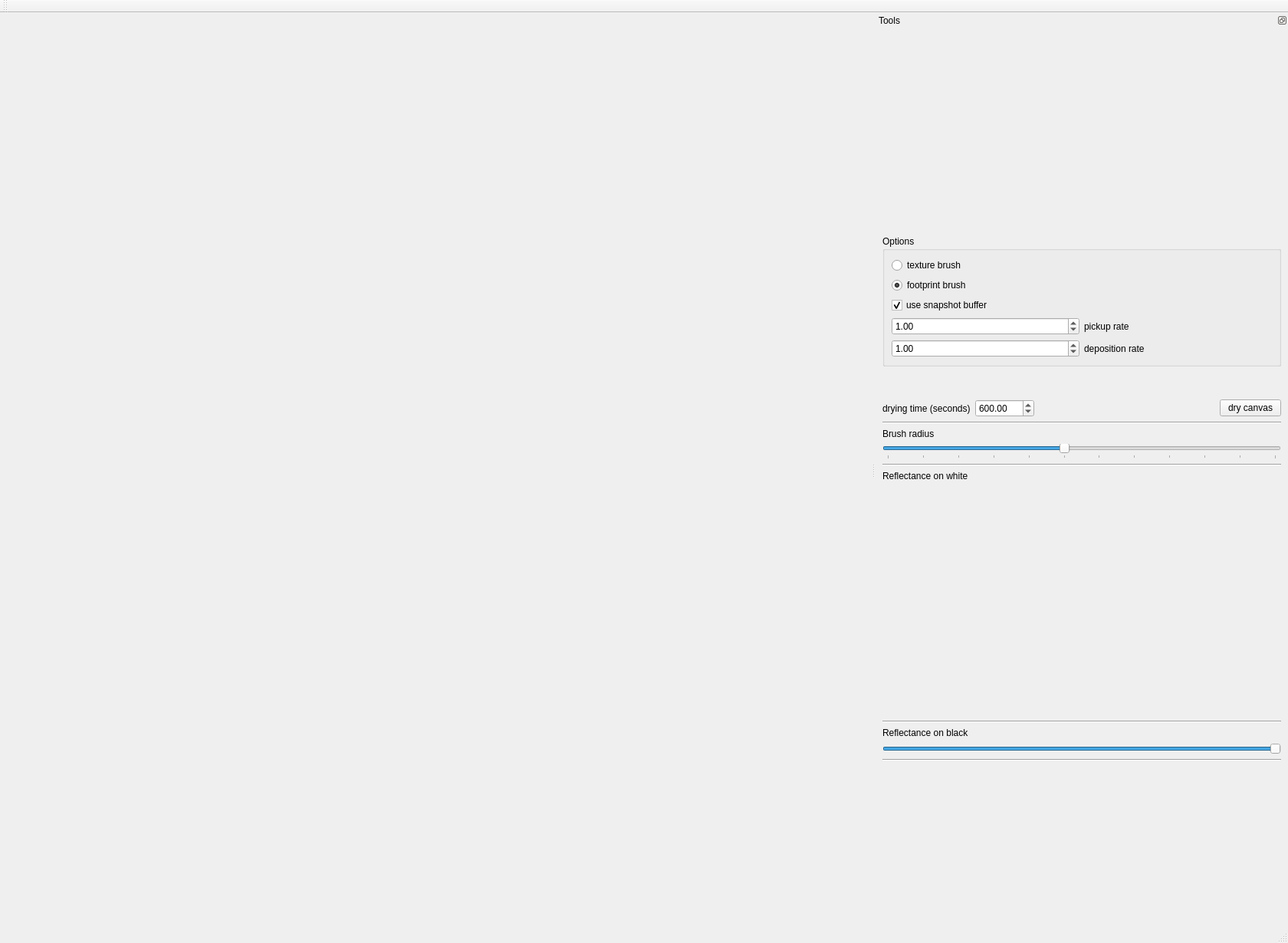
<?xml version="1.0" encoding="UTF-8"?>
<ui version="4.0">
 <class>DigitalPaintMainWindow</class>
 <widget class="QMainWindow" name="DigitalPaintMainWindow">
  <property name="geometry">
   <rect>
    <x>0</x>
    <y>0</y>
    <width>1680</width>
    <height>1230</height>
   </rect>
  </property>
  <property name="windowTitle">
   <string>painty-gui</string>
  </property>
  <widget class="QWidget" name="centralwidget"/>
  <widget class="QMenuBar" name="menubar">
   <property name="geometry">
    <rect>
     <x>0</x>
     <y>0</y>
     <width>1680</width>
     <height>25</height>
    </rect>
   </property>
  </widget>
  <widget class="QStatusBar" name="statusbar"/>
  <widget class="QDockWidget" name="dockWidget">
   <property name="features">
    <set>QDockWidget::DockWidgetFloatable|QDockWidget::DockWidgetMovable</set>
   </property>
   <property name="allowedAreas">
    <set>Qt::LeftDockWidgetArea|Qt::RightDockWidgetArea</set>
   </property>
   <property name="windowTitle">
    <string>Tools</string>
   </property>
   <attribute name="dockWidgetArea">
    <number>2</number>
   </attribute>
   <widget class="QWidget" name="dockWidgetContents">
    <property name="minimumSize">
     <size>
      <width>300</width>
      <height>0</height>
     </size>
    </property>
    <layout class="QVBoxLayout" name="verticalLayout">
     <item>
      <widget class="QLabel" name="pickupMapLabel">
       <property name="minimumSize">
        <size>
         <width>256</width>
         <height>256</height>
        </size>
       </property>
       <property name="text">
        <string/>
       </property>
      </widget>
     </item>
     <item>
      <widget class="QGroupBox" name="optionsBox">
       <property name="title">
        <string>Options</string>
       </property>
       <layout class="QVBoxLayout" name="verticalLayout_2">
        <item>
         <widget class="QRadioButton" name="radioButtonTextureBrush">
          <property name="text">
           <string>texture brush</string>
          </property>
         </widget>
        </item>
        <item>
         <widget class="QRadioButton" name="radioButtonFootprintBrush">
          <property name="text">
           <string>footprint brush</string>
          </property>
          <property name="checked">
           <bool>true</bool>
          </property>
         </widget>
        </item>
        <item>
         <widget class="QCheckBox" name="checkBoxUseSnapshotBuffer">
          <property name="text">
           <string>use snapshot buffer</string>
          </property>
          <property name="checked">
           <bool>true</bool>
          </property>
         </widget>
        </item>
        <item>
         <layout class="QGridLayout" name="gridLayout">
          <item row="0" column="1">
           <widget class="QLabel" name="label_spinBoxPickupRate">
            <property name="text">
             <string>pickup rate</string>
            </property>
           </widget>
          </item>
          <item row="0" column="0">
           <widget class="QDoubleSpinBox" name="spinBoxPickupRate">
            <property name="maximum">
             <double>10.000000000000000</double>
            </property>
            <property name="singleStep">
             <double>0.050000000000000</double>
            </property>
            <property name="value">
             <double>1.000000000000000</double>
            </property>
           </widget>
          </item>
          <item row="1" column="0">
           <widget class="QDoubleSpinBox" name="spinBoxDepositionRate">
            <property name="maximum">
             <double>10.000000000000000</double>
            </property>
            <property name="singleStep">
             <double>0.050000000000000</double>
            </property>
            <property name="value">
             <double>1.000000000000000</double>
            </property>
           </widget>
          </item>
          <item row="1" column="1">
           <widget class="QLabel" name="label_spinBoxDepositionRate">
            <property name="text">
             <string>deposition rate</string>
            </property>
           </widget>
          </item>
         </layout>
        </item>
       </layout>
      </widget>
     </item>
     <item>
      <spacer name="verticalSpacer">
       <property name="orientation">
        <enum>Qt::Vertical</enum>
       </property>
       <property name="sizeHint" stdset="0">
        <size>
         <width>17</width>
         <height>601</height>
        </size>
       </property>
      </spacer>
     </item>
     <item>
      <layout class="QHBoxLayout" name="horizontalLayout">
       <item>
        <widget class="QLabel" name="label_4">
         <property name="text">
          <string>drying time (seconds)</string>
         </property>
        </widget>
       </item>
       <item>
        <widget class="QDoubleSpinBox" name="spinBoxDryingTime">
         <property name="maximum">
          <double>36000.000000000000000</double>
         </property>
         <property name="singleStep">
          <double>30.000000000000000</double>
         </property>
         <property name="value">
          <double>600.000000000000000</double>
         </property>
        </widget>
       </item>
       <item>
        <spacer name="horizontalSpacer">
         <property name="orientation">
          <enum>Qt::Horizontal</enum>
         </property>
         <property name="sizeHint" stdset="0">
          <size>
           <width>40</width>
           <height>20</height>
          </size>
         </property>
        </spacer>
       </item>
       <item>
        <widget class="QPushButton" name="dryCanvasButton">
         <property name="toolTip">
          <string>Dry all paint that has been distributed on the canvas before.</string>
         </property>
         <property name="text">
          <string>dry canvas</string>
         </property>
        </widget>
       </item>
      </layout>
     </item>
     <item>
      <widget class="Line" name="line_4">
       <property name="orientation">
        <enum>Qt::Horizontal</enum>
       </property>
      </widget>
     </item>
     <item>
      <widget class="QLabel" name="label_3">
       <property name="toolTip">
        <string>Radius of the brush tool.</string>
       </property>
       <property name="text">
        <string>Brush radius</string>
       </property>
      </widget>
     </item>
     <item>
      <widget class="QSlider" name="brushRadiusSlider">
       <property name="toolTip">
        <string>Radius of the brush tool.</string>
       </property>
       <property name="minimum">
        <number>5</number>
       </property>
       <property name="maximum">
        <number>60</number>
       </property>
       <property name="value">
        <number>30</number>
       </property>
       <property name="sliderPosition">
        <number>30</number>
       </property>
       <property name="orientation">
        <enum>Qt::Horizontal</enum>
       </property>
       <property name="tickPosition">
        <enum>QSlider::TicksBelow</enum>
       </property>
       <property name="tickInterval">
        <number>5</number>
       </property>
      </widget>
     </item>
     <item>
      <widget class="Line" name="line_3">
       <property name="orientation">
        <enum>Qt::Horizontal</enum>
       </property>
      </widget>
     </item>
     <item>
      <widget class="QLabel" name="label">
       <property name="toolTip">
        <string>Select paint color.</string>
       </property>
       <property name="text">
        <string>Reflectance on white</string>
       </property>
      </widget>
     </item>
     <item>
      <widget class="QColorDialog" name="colorDialog_Rw" native="true">
       <property name="minimumSize">
        <size>
         <width>200</width>
         <height>300</height>
        </size>
       </property>
      </widget>
     </item>
     <item>
      <widget class="Line" name="line_2">
       <property name="orientation">
        <enum>Qt::Horizontal</enum>
       </property>
      </widget>
     </item>
     <item>
      <widget class="QLabel" name="label_2">
       <property name="toolTip">
        <string>Set the transparncy of the current paint.</string>
       </property>
       <property name="text">
        <string>Reflectance on black</string>
       </property>
      </widget>
     </item>
     <item>
      <widget class="QSlider" name="rb_slider">
       <property name="toolTip">
        <string>Set the transparncy of the current paint.</string>
       </property>
       <property name="minimum">
        <number>0</number>
       </property>
       <property name="maximum">
        <number>99</number>
       </property>
       <property name="value">
        <number>99</number>
       </property>
       <property name="orientation">
        <enum>Qt::Horizontal</enum>
       </property>
      </widget>
     </item>
     <item>
      <widget class="Line" name="line">
       <property name="orientation">
        <enum>Qt::Horizontal</enum>
       </property>
      </widget>
     </item>
     <item>
      <widget class="KMVisualizeWidget" name="kmWidget" native="true">
       <property name="minimumSize">
        <size>
         <width>520</width>
         <height>200</height>
        </size>
       </property>
       <property name="maximumSize">
        <size>
         <width>250</width>
         <height>250</height>
        </size>
       </property>
      </widget>
     </item>
    </layout>
   </widget>
  </widget>
  <widget class="QToolBar" name="toolBar">
   <property name="windowTitle">
    <string>toolBar</string>
   </property>
   <attribute name="toolBarArea">
    <enum>TopToolBarArea</enum>
   </attribute>
   <attribute name="toolBarBreak">
    <bool>false</bool>
   </attribute>
  </widget>
  <action name="actionNew">
   <property name="text">
    <string>New</string>
   </property>
  </action>
 </widget>
 <customwidgets>
  <customwidget>
   <class>KMVisualizeWidget</class>
   <extends>QWidget</extends>
   <header>apps/painty_gui/KMVisualizeWidget.h</header>
   <container>1</container>
  </customwidget>
  <customwidget>
   <class>QColorDialog</class>
   <extends>QWidget</extends>
   <header location="global">QColorDialog</header>
   <container>1</container>
  </customwidget>
 </customwidgets>
 <resources/>
 <connections/>
</ui>
